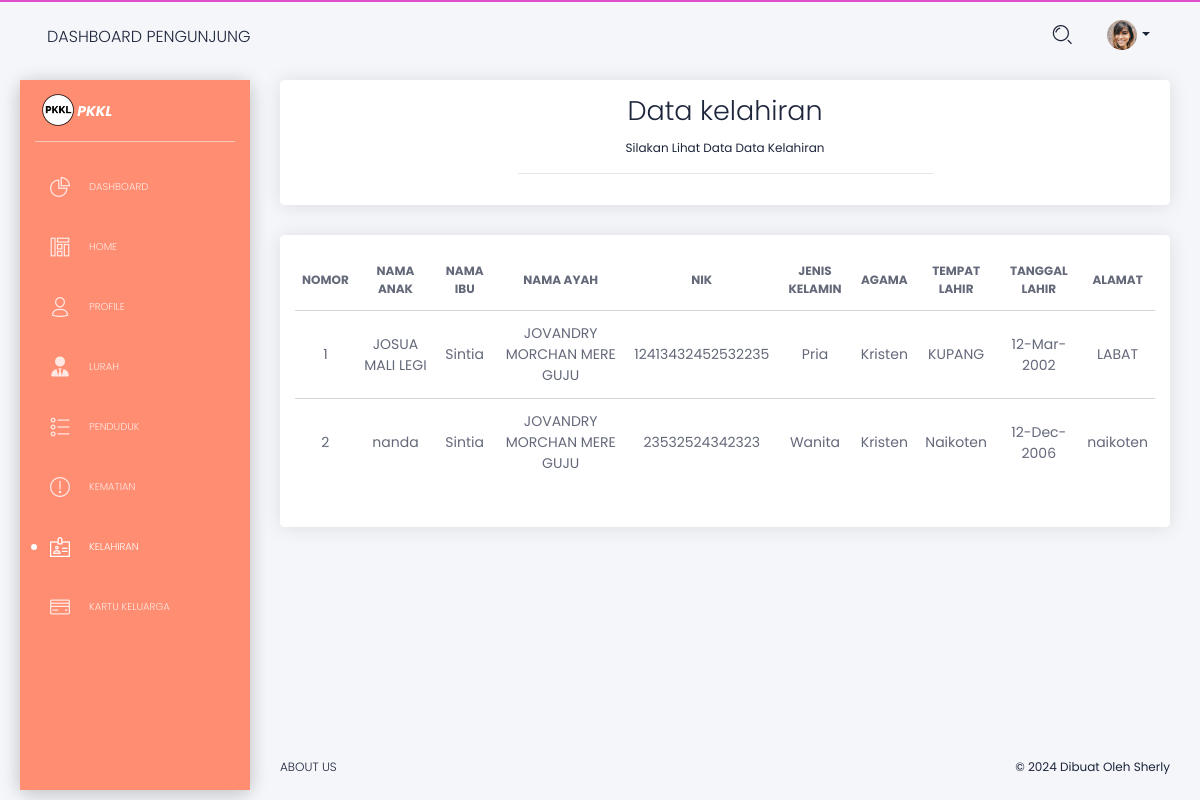
Screenshot of /pengguna/pengunjung/pengunjung_data_kelahiran.php (signed in) with the database file from the repository.
### tables this page shows
CREATE TABLE `pengunjung` (
  `id_pengunjung` int(12) NOT NULL,
  `nama` varchar(120) NOT NULL,
  `username` varchar(50) NOT NULL,
  `password` varchar(50) NOT NULL,
  `fp` text NOT NULL
);

CREATE TABLE `kelahiran` (
  `id_kelahiran` int(12) NOT NULL,
  `anak_id_penduduk` int(12) NOT NULL,
  `ibu_id_penduduk` int(12) NOT NULL,
  `bapa_id_penduduk` int(12) NOT NULL
);

CREATE TABLE `penduduk` (
  `id_penduduk` int(12) NOT NULL,
  `nama` varchar(50) NOT NULL,
  `jk` varchar(50) NOT NULL,
  `agama` varchar(50) NOT NULL,
  `tempat_lahir` varchar(150) NOT NULL,
  `tanggal_lahir` varchar(50) NOT NULL,
  `alamat` text NOT NULL,
  `nik` varchar(50) NOT NULL
);

### pengguna/pengunjung/pengunjung_data_kelahiran.php (the view, shortened to what this page needs)
<!DOCTYPE html>
<html lang="en">
<head>
    <link href="https://use.fontawesome.com/releases/v5.0.6/css/all.css" rel="stylesheet">
    <link href="../../assets/css/nucleo-icons.css" rel="stylesheet" />
    <link href="../../assets/css/black-dashboard.css?v=1.0.0" rel="stylesheet" />
    <link href="../../assets/demo/demo.css" rel="stylesheet" />
    <link rel="stylesheet" href="https://cdnjs.cloudflare.com/ajax/libs/font-awesome/6.0.0-beta3/css/all.min.css">
</head>
<body class="white-content">
    <div class="wrapper">
        <div class="sidebar">
            <div class="sidebar-wrapper badge-warning">
                <div class="logo">
                    <a href="javascript:void(0)" class="simple-text logo-mini">
                        <img src="../../images/logo_pkkl.png" width="50px" alt="" style="position: relative; bottom: 3px;">
                    </a>
                    <a href="javascript:void(0)" class="simple-text logo-normal position-relative" style="font-size: 14px; font-weight: bold; font-style: italic; right: 10px; color: #ffffff;">
                        PKKL
                    </a>
                </div>
                <ul class="nav">
                    <li>
                        <a href="./dashboard">
                            <i class="tim-icons icon-chart-pie-36"></i>
                            <p>Dashboard</p>
                        </a>
                    </li>
                    <li>
                        <a href="./pengunjung_home">
                            <i class="tim-icons icon-components"></i>
                            <p>Home</p>
                        </a>
                    </li>
                    <li>
                        <a href="./pengunjung_data_profile">
                            <i class="tim-icons icon-single-02"></i>
                            <p>Profile</p>
                        </a>
                    </li>
                    <li>
                        <a href="./pengunjung_data_lurah">
                            <i class="fas fa-user-tie"></i>
                            <p>Lurah</p>
                        </a>
                    </li>
                    <li>
                        <a href="./pengunjung_data_penduduk">
                            <i class="tim-icons icon-bullet-list-67"></i>
                            <p>Penduduk</p>
                        </a>
                    </li>
                    <li>
                        <a href="./pengunjung_data_kematian">
                            <i class="tim-icons icon-alert-circle-exc"></i>
                            <p>Kematian</p>
                        </a>
                    </li>
                    <li class="active">
                        <a href="./pengunjung_data_kelahiran">
                            <i class="tim-icons icon-badge"></i>
                            <p>Kelahiran</p>
                        </a>
                    </li>
                    <li>
                        <a href="./pengunjung_data_kartu_keluarga">
                            <i class="tim-icons icon-credit-card"></i>
                            <p>Kartu Keluarga</p>
                        </a>
                    </li>
                    <br>
                    <br>
                </ul>
            </div>
        </div>
        <div class="main-panel">
            <nav class="navbar navbar-expand-lg navbar-absolute navbar-transparent">
                <div class="container-fluid">
                    <div class="navbar-wrapper">
                        <a class="navbar-brand" href="javascript:void(0)">Dashboard pengunjung</a>
                    </div>
                    <div class="collapse navbar-collapse" id="navigation">
                        <ul class="navbar-nav ml-auto">
                            <li class="search-bar input-group">
                                <button class="btn btn-link" id="search-button" data-toggle="modal" data-target="#searchModal"><i class="tim-icons icon-zoom-split"></i>
                                </button>
                            </li>
                            <li class="dropdown nav-item">
                                <a href="#" class="dropdown-toggle nav-link" data-toggle="dropdown">
                                    <div class="photo">
                                        <?php
                                        include '../../keamanan/koneksi.php';
                                        if (isset($_SESSION['id_pengunjung'])) {
                                            $id_pengunjung = $_SESSION['id_pengunjung'];
                                            $query = "SELECT * FROM pengunjung WHERE id_pengunjung = '$id_pengunjung'";
                                            $result = mysqli_query($koneksi, $query);
                                            if ($result) {
                                                if (mysqli_num_rows($result) > 0) {
                                                    $pengunjung = mysqli_fetch_assoc($result);
                                        ?>
                                                    <?php if (!empty($pengunjung['fp'])) : ?>
                                                        <img class="avatar" src="data_fp/<?php echo $pengunjung['fp']; ?>" alt="...">
                                                    <?php else : ?>
                                                        <img class="avatar" src="../../assets/img/anime3.png" alt="Profile Photo">
                                                    <?php endif; ?>
                                        <?php
                                                } else {
                                                    echo "Tidak ada data pengunjung.";
                                                }
                                            } else {
                                                echo "Gagal mengambil data pengunjung: " . mysqli_error($koneksi);
                                            }
                                        } else {
                                            echo "Session id_pengunjung tidak tersedia.";
                                        }
                                        ?>
                                    </div>
                                    <b class="caret d-none d-lg-block d-xl-block"></b>
                                </a>
                            </li>
                        </ul>
                    </div>
                </div>
            </nav>
            <div class="content">
                <div class="row">
                    <div class="col-md-12">
                        <div class="card">
                            <div class="card-body">
                                <div class="places-buttons">
                                    <div class="row">
                                        <div class="col-md-6 ml-auto mr-auto text-center">
                                            <h2 class="card-title">
                                                Data kelahiran
                                            </h2>
                                            <p class="category">Silakan lihat data data kelahiran</p>
                                            <hr>
                                        </div>
                                    </div>
                                </div>
                            </div>
                        </div>
                    </div>
                    <div class="col-md-12">
                        <div class="card ">
                            <div class="card-body">
                                <div class="table-responsive">
                                    <table class="table tablesorter " id="dataTable">
                                        <thead class=" text-primary">
                                            <tr>
                                                <th class="text-center">Nomor</th>
                                                <th class="text-center">Nama Anak</th>
                                                <th class="text-center">Nama Ibu</th>
                                                <th class="text-center">Nama Ayah</th>
                                                <th class="text-center">Nik</th>
                                                <th class="text-center">Jenis Kelamin</th>
                                                <th class="text-center">Agama</th>
                                                <th class="text-center">Tempat Lahir</th>
                                                <th class="text-center">Tanggal Lahir</th>
                                                <th class="text-center">Alamat</th>
                                            </tr>
                                        </thead>
                                        <tbody>
                                            <?php
                                            include '../../keamanan/koneksi.php';
                                            $query = "SELECT kelahiran.*,
                                                        anak.nama AS nama_anak, anak.nik AS nik_anak, anak.jk AS jk_anak, anak.agama AS agama_anak,
                                                        anak.tempat_lahir AS tempat_lahir_anak, anak.tanggal_lahir AS tanggal_lahir_anak, anak.alamat AS alamat_anak,
                                                        ibu.nama AS nama_ibu, ayah.nama AS nama_ayah
                                                FROM kelahiran
                                                LEFT JOIN penduduk AS anak ON kelahiran.anak_id_penduduk = anak.id_penduduk
                                                LEFT JOIN penduduk AS ibu ON kelahiran.ibu_id_penduduk = ibu.id_penduduk
                                                LEFT JOIN penduduk AS ayah ON kelahiran.bapa_id_penduduk = ayah.id_penduduk";
                                            $query .= " ORDER BY kelahiran.id_kelahiran DESC";
                                            $result = mysqli_query($koneksi, $query);
                                            $counter = 1;
                                            if ($result) {
                                                while ($row = mysqli_fetch_assoc($result)) {
                                                    echo "<tr>";
                                                    echo "<td class='text-center'>" . htmlspecialchars($counter, ENT_QUOTES) . "</td>";
                                                    echo "<td class='text-center'>" . htmlspecialchars($row['nama_anak'], ENT_QUOTES) . "</td>";
                                                    echo "<td class='text-center'>" . htmlspecialchars($row['nama_ibu'], ENT_QUOTES) . "</td>";
                                                    echo "<td class='text-center'>" . htmlspecialchars($row['nama_ayah'], ENT_QUOTES) . "</td>";
                                                    echo "<td class='text-center'>" . htmlspecialchars($row['nik_anak'], ENT_QUOTES) . "</td>";
                                                    echo "<td class='text-center'>" . htmlspecialchars($row['jk_anak'], ENT_QUOTES) . "</td>";
                                                    echo "<td class='text-center'>" . htmlspecialchars($row['agama_anak'], ENT_QUOTES) . "</td>";
                                                    echo "<td class='text-center'>" . htmlspecialchars($row['tempat_lahir_anak'], ENT_QUOTES) . "</td>";
                                                    echo "<td class='text-center'>" . htmlspecialchars($row['tanggal_lahir_anak'], ENT_QUOTES) . "</td>";
                                                    echo "<td class='text-center'>" . htmlspecialchars($row['alamat_anak'], ENT_QUOTES) . "</td>";
                                                    echo "</tr>";
                                                    $counter++;
                                                }
                                            } else {
                                                echo "<td class='text-center' colspan='14'><h3>Gagal mengambil data dari database</h3></td>";
                                            }
                                            ?>
                                        </tbody>
                                    </table>
                                </div>
                            </div>
                        </div>
                    </div>
                </div>
            </div>
            <footer class="footer">
                <div class="container-fluid">
                    <ul class="nav">
                        <li class="nav-item">
                            <a href="javascript:void(0)" class="nav-link">
                                About Us
                            </a>
                        </li>
                    </ul>
                    <div class="copyright">
                        ©
                         Dibuat Oleh Sherly
                    </div>
                </div>
            </footer>
        </div>
    </div>
</body>
</html>

### rows the page displays
pengunjung: fp (picture)
kelahiran: penduduk.nama "JOSUA MALI LEGI", penduduk.nama "Sintia", penduduk.nama "JOVANDRY MORCHAN MERE GUJU", penduduk.nik "12413432452532235", penduduk.jk "Pria", penduduk.agama "Kristen", penduduk.tempat_lahir "KUPANG", penduduk.tanggal_lahir "12-Mar-2002", penduduk.alamat "LABAT"
kelahiran: penduduk.nama "nanda", penduduk.nama "Sintia", penduduk.nama "JOVANDRY MORCHAN MERE GUJU", penduduk.nik "23532524342323", penduduk.jk "Wanita", penduduk.agama "Kristen", penduduk.tempat_lahir "Naikoten", penduduk.tanggal_lahir "12-Dec-2006", penduduk.alamat "naikoten"
